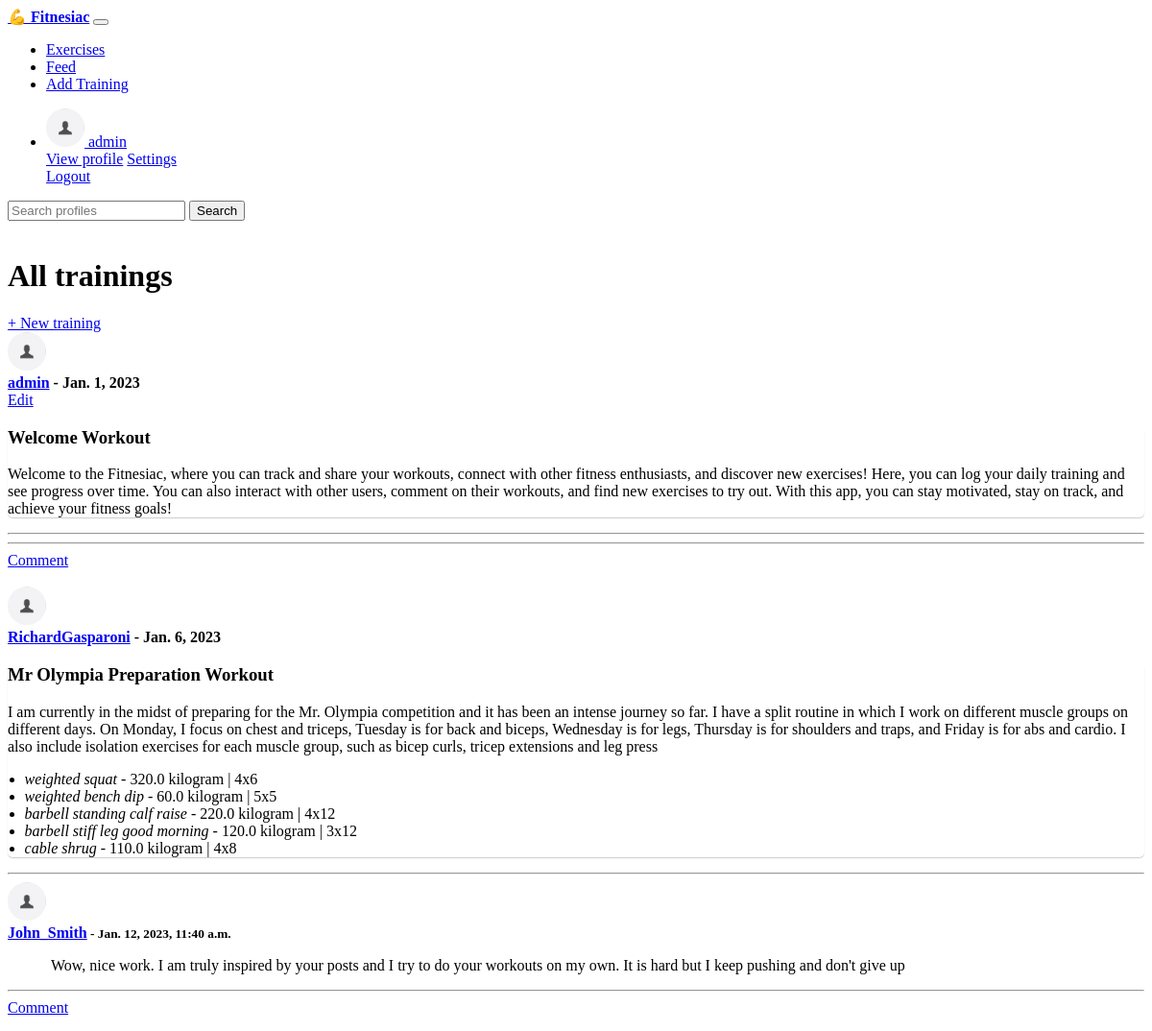
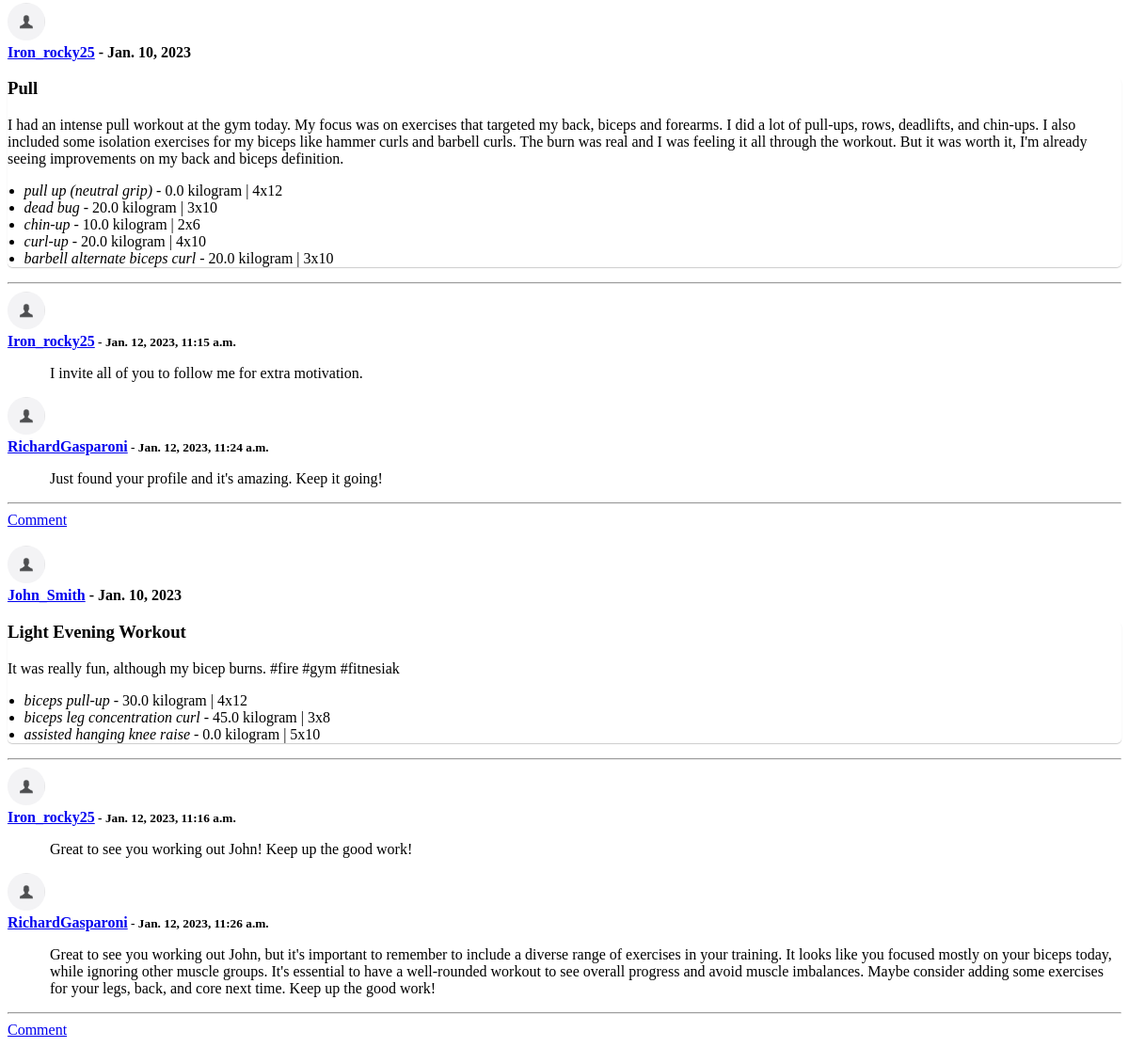
The app's page /feed (signed in) with its own data (2 pictures, top to bottom).
### members/models.py (models this page shows, shortened)
class UserProfile(models.Model):
    user = models.OneToOneField(User, null = True, on_delete = models.CASCADE)
    phone = models.CharField(max_length=100, null=True, blank=True)
    photo = models.ImageField(null = True, blank=True)
    email = models.CharField(max_length=100,null=True, blank=True)
    username = models.CharField(max_length=100,null=True,blank=True)
    follows = models.ManyToManyField('self', related_name='followers', symmetrical=False)
    def get_profile_url(self):
        return reverse('profile', kwargs={'username': self.username})

### events/models.py (models this page shows, shortened)
class Training(models.Model):
    user = models.ForeignKey(settings.AUTH_USER_MODEL, on_delete=models.CASCADE, blank=True, null=True)
    name = models.CharField('Training name', max_length=150, blank=False, null=False)
    date = models.DateField()
    start_time = models.TimeField(default=default_start_time )
    end_time = models.TimeField(default=datetime.now)
    description = models.CharField(max_length=500, blank=True)
    date_created = models.DateTimeField(auto_now_add=True, null=True)
    show_to = models.CharField("Who can view this training:", choices=(
        ('2', "everyone" ),
        ("1", "my followers"),
        ("0", "only me")
        ), default=1, null=True, max_length=10)
    def get_exercises_children(self):
        return self.trainingexercise_set.all()
    def get_comments_children(self):
        return self.comment_set.all()
    def has_comments(self):
        return self.comment_set.count() > 0

class TrainingExercise(models.Model):
    training = models.ForeignKey(Training, on_delete=models.CASCADE,blank=True, null=True)
    exercise = models.ForeignKey(Exercise, on_delete=models.DO_NOTHING,blank=True, null=True) # jeśli się usunie z bazy dane ćwiczenie to tu się nic nie zmieni (czemu usuwać ćwiczenie z bazy?)
    weight = models.FloatField("Weight")
    unit = models.CharField(max_length=10, choices=[("pounds","pounds"),("kilogram","kilogram")], default="kilogram")
    sets = models.IntegerField('Nr of sets',choices = [(i,i) for i in range(1,11)],blank=False,null=False)
    reps = models.IntegerField('Nr of reps in a set', choices = [(i,i) for i in range(1,20)], blank=False,null=False)

class Exercise(models.Model):
    bodyPart = models.CharField('Body Part',max_length=120, null=True, blank=True)
    equipment = models.CharField('Equipment',max_length=120, null=True, blank=True)
    gifUrl = models.CharField('Gif URL',max_length=500, null=True, blank=True)
    target = models.CharField('Name',max_length=300, null=True, blank=True) # pamiętać, że name to target z jakeigos powodu xd
    name = models.CharField('Target',max_length=120, null=True, blank=True)
    def __str__(self):
        return self.target

class Comment(models.Model):
    user = models.ForeignKey(settings.AUTH_USER_MODEL, on_delete=models.CASCADE, blank=True, null=True)
    training = models.ForeignKey(Training,on_delete=models.CASCADE,blank=True, null=True)
    date_created = models.DateTimeField(auto_now_add=True, null=True)
    date_updated = models.DateTimeField(auto_now = True, null=True)
    text = models.TextField(max_length=500)

### events/views.py (the view)
# urls.py: path('feed', views.list_trainings, name='list-trainings'),
@login_required
def list_trainings(request):
    userprofile = UserProfile.objects.get(user=request.user)
    follows = userprofile.follows.all().values_list('user', flat=True) # to jest to
    follows = list(follows)
    follows.append(request.user.id) #appending request user so that he sees his own posts
    queryset = Training.objects.filter(Q(show_to='2')| Q(show_to='1', user_id__in = follows )).order_by('-date_created')
    context = {
        "training_list" : queryset,
        "in_card" : True
    }
    return render(request, "events/trainings.html", context)

### events/templates/events/trainings.html
{% extends 'events/base.html' %}
{% block content %}
<div class="row d-flex pl-3 pr-3">
<h1>All trainings</h1>
<div class="ml-auto">
<a class="btn btn-success" role='button' href='{% url "add-training" %}'> + New training</a>
</div>
</div>
{% for training in training_list %}
    {% include 'events/training_card.html' with object=training %}
{% endfor %}
{% endblock content %}

### events/templates/events/navbar.html (shortened to what this page needs)
<nav class="navbar navbar-expand-lg navbar-light bg-light">
    <a class="navbar-brand" href="{% url 'home' %}">💪 <strong>Fitnesiac</strong></a>
    <button class="navbar-toggler" type="button" data-toggle="collapse" data-target="#navbarSupportedContent" aria-controls="navbarSupportedContent" aria-expanded="false" aria-label="Toggle navigation">
    </button>
    <div class="collapse navbar-collapse" id="navbarSupportedContent">
      <ul class="navbar-nav mr-auto">
          <li class="nav-item">
            <a class="nav-link" href="{% url 'list-exercises' %}">Exercises</a>
          </li>
          {% if user.is_authenticated %}
          <li class="nav-item">
            <a class="nav-link" href="{% url 'list-trainings' %}">Feed</a>
          </li>
          <li class="nav-item">
            <a class="nav-link" href="{% url 'add-training' %}">Add Training</a>
          </li>
          {% endif %}
        </ul>
        <ul class="navbar-nav ml-auto">
          {% if not user.is_authenticated %}
        <li class="nav-item dropdown">
          <a class="nav-link dropdown-toggle" href="#" id="navbarDropdown" role="button" data-toggle="dropdown" aria-haspopup="true" aria-expanded="false">
            Log in
          </a>
          <div class="dropdown-menu" aria-labelledby="navbarDropdown">
            <a class="dropdown-item" href="{% url 'login' %}">Log in</a>
            <div class="dropdown-divider"></div>
            <a class="dropdown-item" href="{% url 'register_user' %}">Register</a>
          </div>
        </li>
       {% else %}
      <li class="nav-item dropdown">
        <a class="nav-link dropdown-toggle" href="#" id="navbarDropdown" role="button" data-toggle="dropdown" aria-haspopup="true" aria-expanded="false">
          <img class="miniature-photo" src="{{request.user.userprofile.photo.url}}"> {{ request.user.userprofile.username }}
        </a>
        <div class="dropdown-menu" aria-labelledby="navbarDropdown">
          <a class="dropdown-item" href="{{ request.user.userprofile.get_profile_url }}" >View profile</a>
          <a class="dropdown-item" href='{% url "settings" %}'> Settings</a>
          <a class="dropdown-item" href="{% url 'logout' %}">Logout</a>
        </div>
      </li>
      {% endif %}
      </ul>
      <form class="d-flex" method=POST action="{% url 'search-profiles' %}">
        <input class="form-control mr-sm-2" type="search" placeholder="Search profiles" aria-label="Search" name="searched">
        <button class="btn btn-outline-success my-2 my-sm-0" type="submit">Search</button>
      </form>
    </div>
  </nav>

### events/templates/events/training_card.html (shortened to what this page needs)
<div class="card">
    <div class="card-header d-flex">
        <div>
        <img class="miniature-photo" src="{{object.user.userprofile.photo.url}}">
        </div>
        <div class="p-2" ><b> <a class='badge badge-pill badge-primary' href="{{object.user.userprofile.get_profile_url}}">{{ object.user.username }}</a> - {{ object.date }}</b>  </div>
        {% if object.user == request.user %}
            <a class="btn btn-secondary ml-auto"  href="/{{training.id}}/edit/">Edit</a>
        {% endif %}
    </div>
    <div class="card-body pb-0">
        <div class="card-training-clickable">
            <h3 class="card-title">{{ object.name }}</h3>
            <p class="card-text">
                {% if training.description %}
                    <span>{{training.description}}</span>
                {% endif %}
                <ul>
                    {% for exercise in object.get_exercises_children %}
                    <li>
                        {% include 'events/partials/exercise-inline.html' with object=exercise %}
                    </li>
                    {% endfor %}
                </ul>
            </p>
            <a id="toggle-trainingcomments-{{object.id}}" href="#"><span class="card-link-spanner"></span></a>
        </div>
    </div>
    <hr class="p-0 m-0">
    {% if object.has_comments %}
        <div class="card-body p-2" id="trainingcomments-{{object.id}}" >
        {% for comment in object.get_comments_children %}
            {% include 'events/partials/comment-inline.html' with object=comment %}
        {% endfor %}
        </div>
    {% endif %}
    {% if  request.user.is_authenticated %}
    <div id="comment-add-{{object.id}}">
    <hr class="p-0 m-0">
    </div>
    <a class="badge badge-dark mr-auto m-2" hx-get="{% url 'comment-add' parent_id=object.id %}" hx-prevent hx-trigger="click" hx-target="#comment-add-{{object.id}}" hx-swap="beforeend" href="#">
        Comment
    </a>
    {% endif %}
</div>
<br>

### events/templates/events/partials/exercise-inline.html (shortened to what this page needs)
<div class='d-flex p-2  w-100' id="exercise-{{object.id}}">
    <div class="mr-auto">
        <em>{{ object.exercise}}</em> - {{object.weight}} {{object.unit}} | {{object.sets}}x{{object.reps}}
    </div>
</div>

### events/templates/events/partials/comment-inline.html (shortened to what this page needs)
<div id="comment-{{object.id}}">
    <div class="d-flex">
        <div>
            <img class="miniature-photo" src="{{object.user.userprofile.photo.url}}">
        </div>
        <div class="p-2" >
            <b>  <a class='badge badge-pill badge-primary' href="{{object.user.userprofile.get_profile_url}}">{{ object.user.username }}</a><small class="text-muted"> - {{object.date_updated}}</small></b>
        </div>
    </div>
<p class="comment-text">{{ object.text}} </p>
</div>

### events/static/css/style.css (style rules this page uses)
.miniature-photo { width: 40px; height: 40px; border-radius: 50%; overflow: hidden; }
.comment-text { padding-left: 45px; }
.card-training-clickable { position: relative; border-radius: 5px; box-shadow: 0 1px 1px 0 rgba(0,0,0,0.2); transition: 0.3s; }
.card-training-clickable ul { margin-left: -1.4em; margin-bottom: 5px; }
.card-link-spanner { position: absolute; width: 100%; height: 100%; top: 0; left: 0; }

### records on screen
Training: user.userprofile.photo (placeholder picture), user.username "admin", date "Jan. 1, 2023", name "Welcome Workout", description "Welcome to the Fitnesiac, where you can track and share your workouts, connect with other fitness enthusiasts, and discover new exercises! Here, you can log your daily training and see progress over time. You can also interact with other users, comment on their workouts, and find new exercises to try out. With this app, you can stay motivated, stay on track, and achieve your fitness goals!"
Training: user.userprofile.photo (placeholder picture), user.username "RichardGasparoni", date "Jan. 6, 2023", name "Mr Olympia Preparation Workout", description "I am currently in the midst of preparing for the Mr. Olympia competition and it has been an intense journey so far. I have a split routine in which I work on different muscle groups on different days. On Monday, I focus on chest and triceps, Tuesday is for back and biceps, Wednesday is for legs, Thursday is for shoulders and traps, and Friday is for abs and cardio. I also include isolation exercises for each muscle group, such as bicep curls, tricep extensions and leg press"
TrainingExercise: exercise "weighted squat", weight "320.0", unit "kilogram", sets "4", reps "6"
TrainingExercise: exercise "weighted bench dip", weight "60.0", unit "kilogram", sets "5", reps "5"
TrainingExercise: exercise "barbell standing calf raise", weight "220.0", unit "kilogram", sets "4", reps "12"
TrainingExercise: exercise "barbell stiff leg good morning", weight "120.0", unit "kilogram", sets "3", reps "12"
TrainingExercise: exercise "cable shrug", weight "110.0", unit "kilogram", sets "4", reps "8"
Comment: user.userprofile.photo (placeholder picture), user.username "John_Smith", date_updated "Jan. 12, 2023, 11:40 a.m.", text "Wow, nice work. I am truly inspired by your posts and I try to do your workouts on my own. It is hard but I keep pushing and don't give up"
Training: user.userprofile.photo (placeholder picture), user.username "Iron_rocky25", date "Jan. 10, 2023", name "Pull", description "I had an intense pull workout at the gym today. My focus was on exercises that targeted my back, biceps and forearms. I did a lot of pull-ups, rows, deadlifts, and chin-ups. I also included some isolation exercises for my biceps like hammer curls and barbell curls. The burn was real and I was feeling it all through the workout. But it was worth it, I'm already seeing improvements on my back and biceps definition."
TrainingExercise: exercise "pull up (neutral grip)", weight "0.0", unit "kilogram", sets "4", reps "12"
TrainingExercise: exercise "dead bug", weight "20.0", unit "kilogram", sets "3", reps "10"
TrainingExercise: exercise "chin-up", weight "10.0", unit "kilogram", sets "2", reps "6"
TrainingExercise: exercise "curl-up", weight "20.0", unit "kilogram", sets "4", reps "10"
TrainingExercise: exercise "barbell alternate biceps curl", weight "20.0", unit "kilogram", sets "3", reps "10"
Comment: user.userprofile.photo (placeholder picture), user.username "Iron_rocky25", date_updated "Jan. 12, 2023, 11:15 a.m.", text "I invite all of you to follow me for extra motivation."
Comment: user.userprofile.photo (placeholder picture), user.username "RichardGasparoni", date_updated "Jan. 12, 2023, 11:24 a.m.", text "Just found your profile and it's amazing. Keep it going!"
Training: user.userprofile.photo (placeholder picture), user.username "John_Smith", date "Jan. 10, 2023", name "Light Evening Workout", description "It was really fun, although my bicep burns. #fire #gym #fitnesiak"
TrainingExercise: exercise "biceps pull-up", weight "30.0", unit "kilogram", sets "4", reps "12"
TrainingExercise: exercise "biceps leg concentration curl", weight "45.0", unit "kilogram", sets "3", reps "8"
TrainingExercise: exercise "assisted hanging knee raise", weight "0.0", unit "kilogram", sets "5", reps "10"
Comment: user.userprofile.photo (placeholder picture), user.username "Iron_rocky25", date_updated "Jan. 12, 2023, 11:16 a.m.", text "Great to see you working out John! Keep up the good work!"
Comment: user.userprofile.photo (placeholder picture), user.username "RichardGasparoni", date_updated "Jan. 12, 2023, 11:26 a.m.", text "Great to see you working out John, but it's important to remember to include a diverse range of exercises in your training. It looks like you focused mostly on your biceps today, while ignoring other muscle groups. It's essential to have a well-rounded workout to see overall progress and avoid muscle imbalances. Maybe consider adding some exercises for your legs, back, and core next time. Keep up the good work!"

### other values on screen
{{ request.user.userprofile.username }} "admin"
